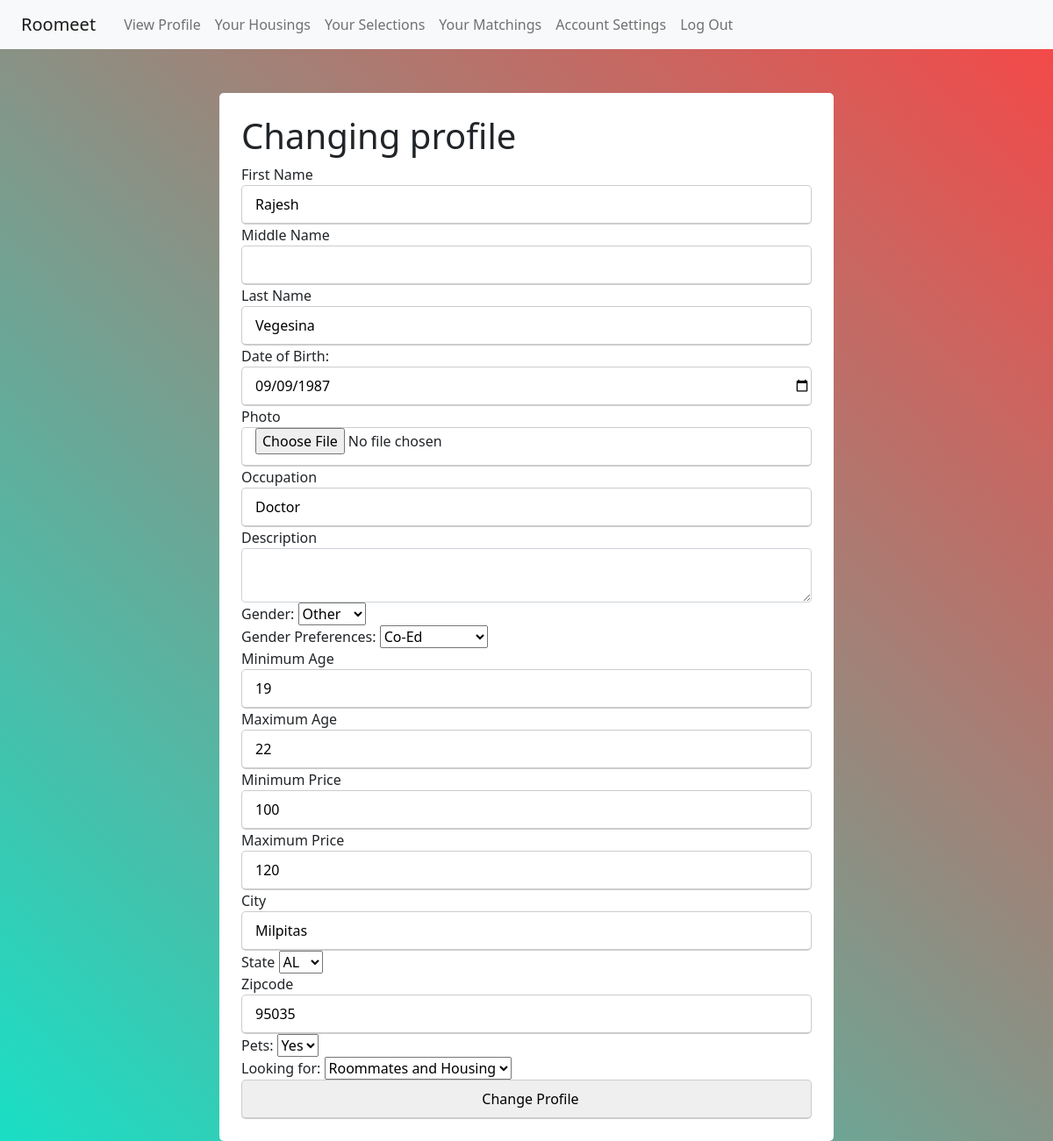
The app's page /changeprofile (signed in), older data.
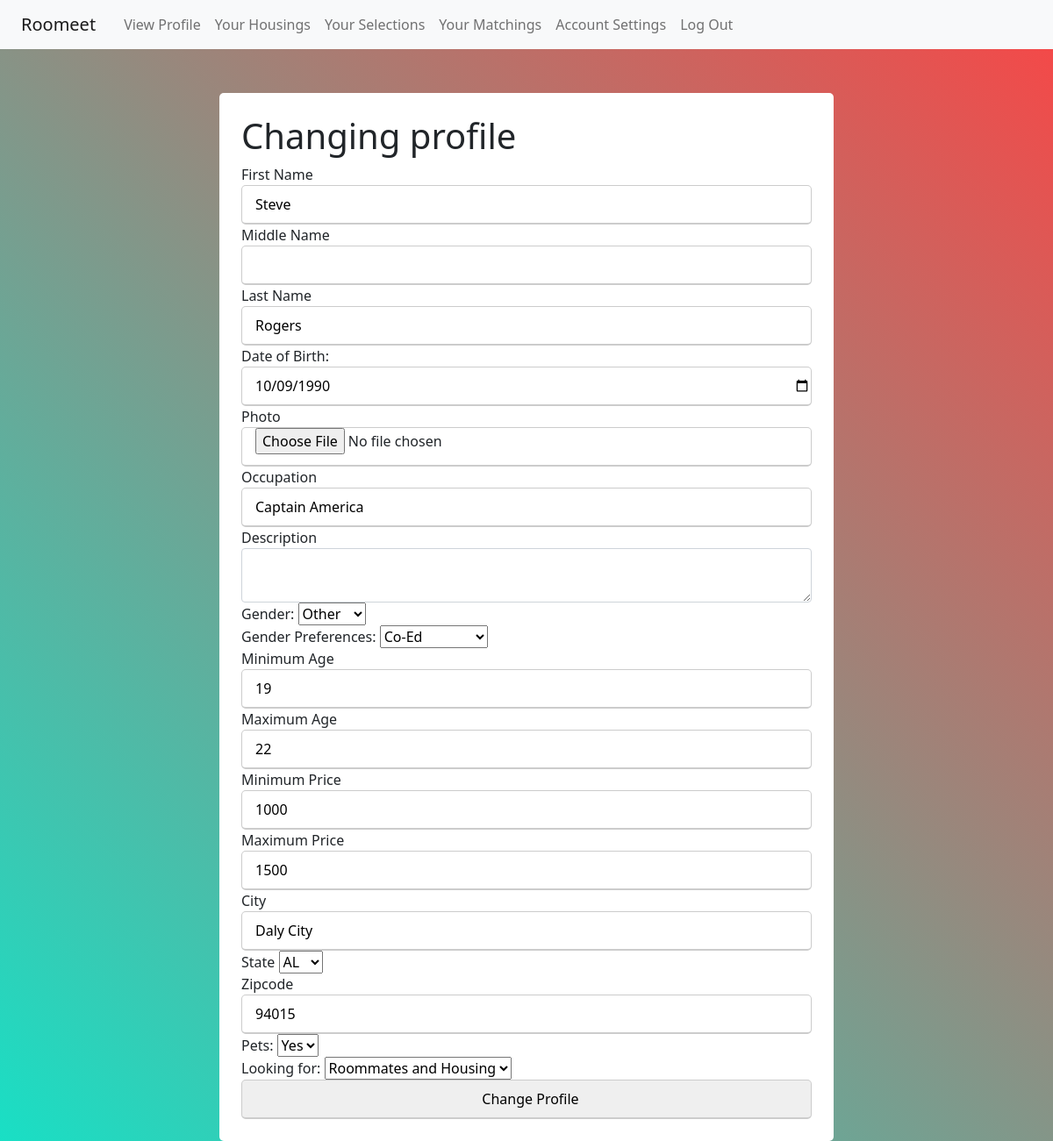
The same page, newer data.
### tables this page shows
CREATE TABLE profile (
  user_id INTEGER NOT NULL,

  first_name TEXT NOT NULL,
  middle_name TEXT, 
  last_name TEXT NOT NULL,

  photo BLOB NOT NULL, 

  dob TEXT NOT NULL,

  occupation TEXT NOT NULL,
  description TEXT,

  gender TEXT NOT NULL,
  genderPref TEXT NOT NULL,

  ageMin INTEGER NOT NULL,
  ageMax INTEGER NOT NULL,

  priceMin INTEGER NOT NULL, 
  priceMax INTEGER NOT NULL,

  pets TEXT NOT NULL,

  city TEXT NOT NULL,
  state TEXT NOT NULL,
  zipcode INTEGER NOT NULL,

  looking TEXT NOT NULL, 

  FOREIGN KEY (user_id) REFERENCES user (id)
);

### flaskr/roommeet.py (the view, shortened to what this page needs)
@bp.route('/changeprofile', methods=('GET', 'POST'))
@login_required
def change_profile():
    user_id = session.get('user_id')
    profile = get_profile(user_id)
    photopath = 'images/profiles/'+profile['photo']
    db = get_db()
    error = None
    return render_template('profile/changeprofile.html', profile=profile, photopath=photopath)

### flaskr/auth.py (called while the page is built)
@bp.before_app_request
def load_logged_in_user():
    user_id = session.get('user_id')
    if user_id is None:
        g.user = None
    else:
        g.user = get_db().execute(
            'SELECT * FROM user WHERE id = ?', (user_id,)
        ).fetchone()

def login_required(view):
    @functools.wraps(view)
    def wrapped_view(**kwargs):
        if g.user is None:
            return redirect(url_for('auth.login'))
        return view(**kwargs)
    return wrapped_view

### flaskr/db.py (called while the page is built)
def get_db():
    if 'db' not in g:
        g.db = sqlite3.connect(
            current_app.config['DATABASE'],
            detect_types=sqlite3.PARSE_DECLTYPES
        )
        g.db.row_factory = sqlite3.Row
    return g.db

### flaskr/roommeet.py (called while the page is built)
def get_profile(id):
    profile = get_db().execute(
        'SELECT * FROM profile WHERE user_id = ?', (id,)
    ).fetchone()
    if profile is None:
        abort(404, f"Profile doesn't exist. Create a profile.")
    return profile

### flaskr/templates/profile/changeprofile.html (shortened to what this page needs)
{% extends 'base.html' %}
{% block content %}
  <div class="boxed">
    <div class="container">
      <div class= "user-details">
        <form method="post" enctype = "multipart/form-data">
          <form method="post"  enctype = "multipart/form-data">
            <h1>Changing profile</h1>
            <div class = "input-box">
              <label for="fname">First Name</label>
              <input name="fname" id="fname" value="{{ profile['first_name'] }}">
            <label for="mname">Middle Name</label>
            <input name="mname" id="mname" value="{{ profile['middle_name'] }}">
            <label for="lname">Last Name</label>
            <input name="lname" id="lname" value="{{ profile['last_name'] }}">
            <label for="dob">Date of Birth:</label>
            <input type="date" id="dob" name="dob" value="{{ profile['dob'] }}">
            <div>
              <label for="photo">Photo</label>
              <input type="file" id="photo" name="photo" value="{{ url_for('static', filename=photopath ) }}"  accept="image/*" }}>
            </div>
            <label for="occupation">Occupation</label>
            <input name="occupation" id="occupation" value="{{ profile['occupation'] }}">
            <div class = "form-group">
              <label for="description">Description</label>
              <textarea name="description" id="description"  class ="form-control">{{ profile['description'] }}</textarea>
            </div>
            <div class = "input-box">
              <label for="gender">Gender:</label>
              <select name="gender" id="gender">
                <option value="O">Other</option>
              </select>
            </div>
            <div class = "input-box">
              <label for="genderPref">Gender Preferences:</label>
              <select name="genderPref" id="genderPref">
                <option value="C">Co-Ed</option>
              </select>
            </div>
            <label for="minage">Minimum Age</label>
            <input name="minage" type="number" id="minage" value="{{ profile['ageMin'] }}">
            <label for="minage">Maximum Age</label>
            <input name="maxage" type="number" id="maxage" value="{{ profile['ageMax'] }}">
            <label for="minprice">Minimum Price</label>
            <input name="minprice" type="number" id="minprice" value="{{ profile['priceMin'] }}">
            <label for="maxprice">Maximum Price</label>
            <input name="maxprice" type="number" id="maxprice" value="{{ profile['priceMax'] }}">
            <label for="city">City</label>
            <input name="city" id="city" value="{{ profile['city'] }}">
            <div class = "input-box">
              <label for="state">State</label>
              <select name="state" id="state">
                <option value="AL">AL</option>
              </select>
            </div>
            <label for="zipcode">Zipcode</label>
            <input name="zipcode" type="number" id="zipcode" value="{{ profile['zipcode'] }}">
            <div class = "input-box">
              <label for="pets">Pets:</label>
              <select name="pets" id="pets">
                <option value="Y">Yes</option>
              </select>
            </div>
            <div class = "input-box">
              <label for="looking">Looking for: </label>
              <select name="looking" id="looking">
                <option value="B">Roommates and Housing</option>
              </select>
            </div>
            <input type="submit" value="Change Profile">
        </form>
      </div>
    </div>
  </div>
{% endblock %}

Row changes from the older to the newer data that the page shows:
changed profile: fname "Rajesh" → "Steve"; lname "Vegesina" → "Rogers"; dob "09/09/1987" → "10/09/1990"; occupation "Doctor" → "Captain America"; minprice "100" → "1000"; maxprice "120" → "1500"; city "Milpitas" → "Daly City"; zipcode "95035" → "94015"
